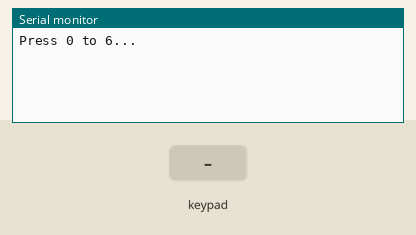
Simulated run of this sketch. Board: ESP32. On the bench: the last lines printed to the serial monitor. The test bench sets the inputs (shaded band).

Above: at 1.2 s.
1.3 s: key '1' pressed
At 2.3 s:
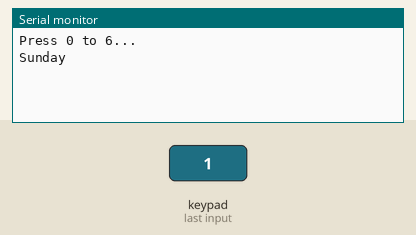
2.8 s: keypad keys 1 3 1 2 1 4 2 7 pressed 0.4 s apart
At 6.8 s:
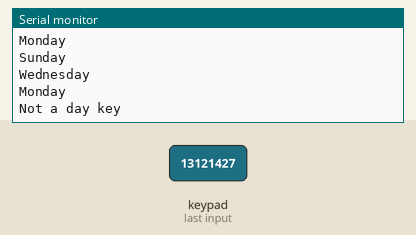
7.5 s: key '5' pressed
At 8.3 s:
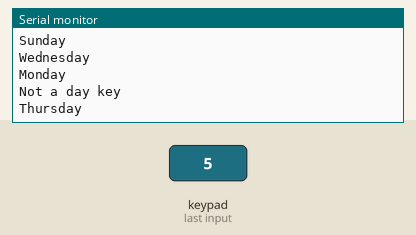
9.0 s: keypad keys 2 6 2 5 3 3 3 2 pressed 0.4 s apart
At 12.8 s:
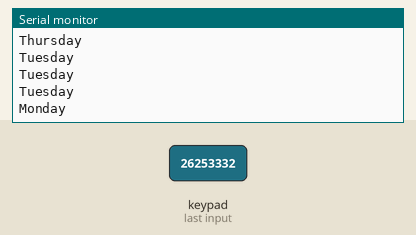
13.7 s: key '0' pressed
At 15.1 s:
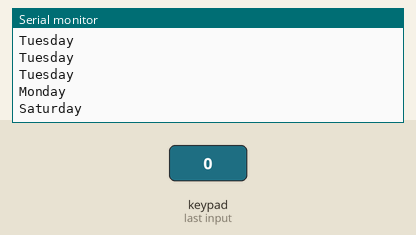

Measured:
- after the input at 1.3 s, the serial monitor: prints a new line at once (image 1)
- after the input at 2.8 s, the serial monitor: prints a new line after 0.41 s (image 2)
- after the input at 7.5 s, the serial monitor: prints a new line at once (image 3)
- after the input at 9.0 s, the serial monitor: prints a new line at once (image 4)
- after the input at 13.7 s, the serial monitor: prints a new line at once (image 5)

The sketch:

practice_2_day_names_with_switch.ino
```cpp
// Chapter 11, Practice 2 - Day Names with switch
// E8.2 again, with switch instead of an array.

#include <Keypad.h>

const byte ROWS = 4;
const byte COLS = 4;
char keys[ROWS][COLS] = {
  {'1', '2', '3', 'A'},
  {'4', '5', '6', 'B'},
  {'7', '8', '9', 'C'},
  {'*', '0', '#', 'D'}
};
byte rowPins[ROWS] = {13, 12, 14, 27};
byte colPins[COLS] = {26, 25, 33, 32};
Keypad keypad = Keypad(makeKeymap(keys), rowPins, colPins, ROWS, COLS);

void setup() {
  Serial.begin(115200);
  Serial.println("Press 0 to 6...");
}

void loop() {
  char key = keypad.getKey();
  if (!key) return;

  switch (key) {
    case '0': Serial.println("Saturday");  break;
    case '1': Serial.println("Sunday");    break;
    case '2': Serial.println("Monday");    break;
    case '3': Serial.println("Tuesday");   break;
    case '4': Serial.println("Wednesday"); break;
    case '5': Serial.println("Thursday");  break;
    case '6': Serial.println("Friday");    break;
    default:  Serial.println("Not a day key");
  }
}
```
